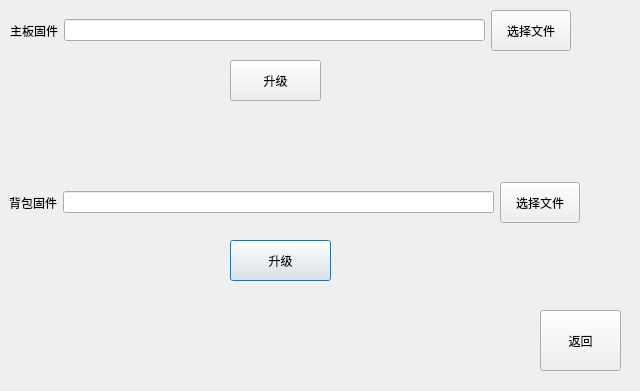
<?xml version="1.0" encoding="UTF-8"?>
<ui version="4.0">
 <class>updateRomForm</class>
 <widget class="QDialog" name="updateRomForm">
  <property name="geometry">
   <rect>
    <x>0</x>
    <y>0</y>
    <width>640</width>
    <height>391</height>
   </rect>
  </property>
  <property name="windowTitle">
   <string>更新固件</string>
  </property>
  <widget class="QMdPushButton" name="qMdPushButton_17">
   <property name="geometry">
    <rect>
     <x>230</x>
     <y>240</y>
     <width>101</width>
     <height>41</height>
    </rect>
   </property>
   <property name="text">
    <string>升级</string>
   </property>
  </widget>
  <widget class="QMdPushButton" name="qMdPushButton_8">
   <property name="geometry">
    <rect>
     <x>230</x>
     <y>60</y>
     <width>91</width>
     <height>41</height>
    </rect>
   </property>
   <property name="text">
    <string>升级</string>
   </property>
  </widget>
  <widget class="QMdPushButton" name="qMdPushButton">
   <property name="geometry">
    <rect>
     <x>540</x>
     <y>310</y>
     <width>81</width>
     <height>61</height>
    </rect>
   </property>
   <property name="text">
    <string>返回</string>
   </property>
  </widget>
  <widget class="QWidget" name="layoutWidget">
   <property name="geometry">
    <rect>
     <x>9</x>
     <y>182</y>
     <width>571</width>
     <height>41</height>
    </rect>
   </property>
   <layout class="QHBoxLayout" name="horizontalLayout_2">
    <item>
     <widget class="QMdLabel" name="label_8">
      <property name="text">
       <string>背包固件</string>
      </property>
     </widget>
    </item>
    <item>
     <widget class="QLineEdit" name="lineEdit_2">
      <property name="readOnly">
       <bool>true</bool>
      </property>
     </widget>
    </item>
    <item>
     <widget class="QMdPushButton" name="qMdPushButton_7">
      <property name="sizePolicy">
       <sizepolicy hsizetype="Minimum" vsizetype="Expanding">
        <horstretch>0</horstretch>
        <verstretch>0</verstretch>
       </sizepolicy>
      </property>
      <property name="text">
       <string>选择文件</string>
      </property>
     </widget>
    </item>
   </layout>
  </widget>
  <widget class="QWidget" name="layoutWidget">
   <property name="geometry">
    <rect>
     <x>10</x>
     <y>10</y>
     <width>561</width>
     <height>41</height>
    </rect>
   </property>
   <layout class="QHBoxLayout" name="horizontalLayout">
    <item>
     <widget class="QMdLabel" name="label_5">
      <property name="text">
       <string>主板固件</string>
      </property>
     </widget>
    </item>
    <item>
     <widget class="QLineEdit" name="lineEdit">
      <property name="readOnly">
       <bool>true</bool>
      </property>
     </widget>
    </item>
    <item>
     <widget class="QMdPushButton" name="qMdPushButton_16">
      <property name="sizePolicy">
       <sizepolicy hsizetype="Minimum" vsizetype="Expanding">
        <horstretch>0</horstretch>
        <verstretch>0</verstretch>
       </sizepolicy>
      </property>
      <property name="text">
       <string>选择文件</string>
      </property>
     </widget>
    </item>
   </layout>
  </widget>
 </widget>
 <customwidgets>
  <customwidget>
   <class>QMdLabel</class>
   <extends>QLabel</extends>
   <header>mdLabel/qmdlabel.h</header>
  </customwidget>
  <customwidget>
   <class>QMdPushButton</class>
   <extends>QPushButton</extends>
   <header>mdPushbutton/qmdpushbutton.h</header>
  </customwidget>
 </customwidgets>
 <resources/>
 <connections/>
</ui>
